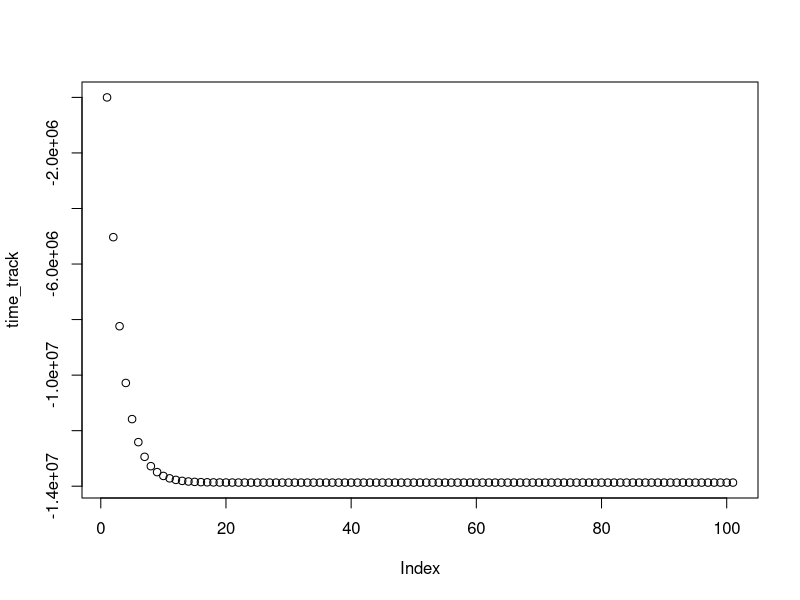

Here is the R script that generated this plot:
# Gavin Medley
# Time Dependent Shuttling Model



#------------------Function Definitions-------------------
  
#==============Metabolic rate dependent on Tb==============
fNet_M <- function(Mp,Eb_p,Tp,P,lam,Tb){

  Net_M <- (Mp-lam*Eb_p) + P*(Tb-Tp)
  
  return(Net_M)
}


#================Operative Environmental Temp============
fTe <- function(Ta,Tr_bar,Qn,H,R){
  
  Te <- (H*Ta + R*Tr_bar + Qn)/(H + R) # operative environmental temp
  
  return(Te)
}


#==========Tb_t evaluates Tb into a timeseries=============
#for the given input conditions new and old 
# which are vectors of values for (Te_prime, Td_prime), (Te, Td)
fTb_t <- function(newTa,oldTa,Tb_0){
  
  #------------------Variable Definitions-------------------
  Tr_bar <- 25 # mean radiative surface temp (deg C)
  eps <- .6 # emissivity of beetle shell (decimal fraction)
  sig <- 5.670e-8 # Stefan-Boltzmann constant (W m^-2 K^-4)
  lam <- 2260000 # J/kg latent heat of vaporization 
  R <- 4*eps*sig*(Tr_bar+273.15)^3 # linearized radiation term (W m^-2)
  H <- 1e-6 # convection coefficient (W m^-2 C^-1)
  Qa <- 37500 # absorbed incoming radiation (W m^-2)
  Qn <- Qa - 3*eps*sig*(Tr_bar + 273.15)^4 - 273.15*R # net radiance (W m^-2)
  K <- .5 # conductance of beetle body (W m^-2 C^-1)
  C <- .6 # Heat capacity of beetle body  (J m^-2 C^-1)
  I <- (K + H + R)/(K*(H + R)) # insulation term (m^2 C W^-1)
  maxt <- 100 # number of timesteps
  
  Mp <- 5.432003 # Metabolic rate at preferred temp (W/m^2)
  Eb_p <- .97975 # Respiration rate at preferred temp
  Er <- 0
  Tp <- 25 # temp at which there is a linear relationship between Tb and Net_M (David's #)
  P <- .2797931 # slope of relationship between Net_M and Tb (W/m^2/degC)
  
  # Calculate terms for Tb equation
  Te_prime <- fTe(newTa,Tr_bar,Qn,H,R)
  Te <- fTe(oldTa,Tr_bar,Qn,H,R)
  
  # Initialize timeseries to fill
  Tb_series <- rep(NA,maxt)
  Tb_series[1] <- Tb_0
  
  # Loop to fill the vector of body temps
  for (t in (1:maxt)){
    # Get Net_M values to calculate Td and Td_prime
    Net_M_prime <- fNet_M(Mp,Eb_p,Tp,P,lam,Tb_series[t])
    Net_M <- fNet_M(Mp,Eb_p,Tp,P,lam,Tb_series[t])
    
    # Calculate Td from the old and new temperatures
    Td_prime <- (Net_M_prime*I - lam*Er*(1/(H+R)))
    Td <- (Net_M*I - lam*Er*(1/(H+R)))
    
    Tb_series[t+1] <- (Te_prime + Td_prime) + ((Te+Td)-(Te_prime+Td_prime))*exp(-t/(I*C))
    #if ((Tb_series(t) < 0) || (Tb_series(t) > 30)){break}
  }
  
  return(Tb_series)
}


time_track <- fTb_t(25,28,30)
plot(time_track)

#--------------------Begin Analysis-----------------------

# # Finds the sum of squares when comparing to our real data
# Sum_of_Squares <- function(){
#   n<-Tb_t()
#   
#   I_d <- n[[2]] - I
#   I_ssd <- sum(I_d^2)
#   R_d <- n[[3]] - R
#   R_ssd <- sum(R_d^2)
#   ssd <- I_ssd + R_ssd
#   
#   return(ssd)
# }
# 
# 
# #real_timeseries <- read.csv(file.choose())
# 
# S_real <- real_timeseries[,1]
# I_real <- real_timeseries[,2]
# R_real <- real_timeseries[,3]
# 
# S0 <- S_real[1]
# I0 <- I_real[1]
# R0 <- R_real[1]
# a <- .000113
# g <- .2207
# maxt <- 39
# 
# # Plot the deterministic generated data
# vect <- SIR(S0,I0,R0,a,g,maxt)
# #windows()
# plot(vect[[1]],col="blue",main="WOOOO!",type="n",xlim=c(0,40),ylim=c(0,100),xlab="Time",ylab="# Individuals")
# points(vect[[1]],col="blue")
# points(vect[[2]],col="red")
# points(vect[[3]],col="green")
# 
# points(S_real,col="grey30")
# points(I_real,col="grey60")
# points(R_real,col="grey90")
# 
# maxt <- 40
# p_best <- NA
# ss_best <- Inf
# 
# #alpha_range <- seq(9e-05,1e-4, by= 1e-04)
# #gamma_range <- seq(.05,.15, by=1e-03)
# #alpha <- 9.534617e-05,gamma=2.158401e-01,ss=248358.9
# alpha_range <- exp(seq(log(1e-08),log(1),length.out=10))
# gamma_range <- exp(seq(log(1e-08),log(1),length.out=10))
# 
# #Initialize Vectors
# n <- length(alpha_range)*length(gamma_range)
# results <- matrix(NA,n,3)
# p_best <- NA
# ss_best <- Inf
# y <- seq(log(.000000001),log(.99),length.out=100)
# 
# #Direct search for SS minimum
# j <-1
# 
# for(alpha in alpha_range){
#   for(gamma in gamma_range){
#     
#     p <- c(alpha,gamma)
#     ss <- SIR_ss(S0,I0,R0,a,g,maxt,S,I,R)
#     results[j,] <- c(alpha,gamma,ss)
#     j <- j+1
#     
#     if(ss < ss_best){
#       ss_best <- ss
#       p_best <- cbind(alpha,gamma)
#     }
#   }
#   print(paste(round(100*j/n),"%",sep=""),quote=FALSE)
# }
# 
# #Print Minimum values found from direct search
# ss_best
# p_best
# 
# #-------Plot sum of squares profiles for direct search-----------------------
# #Figure 2
# windows("Process Error Parameter Profile")
# par(mfrow=c(2,2))
# scale <- 100
# plot(results[,1],results[,3],xlab="alpha =",ylab="Sum of squares",ylim=c(ss_best,ss_best+(scale*ss_best)),col="blue")
# 
# # Look at sum of squares based on 'best' a and g
# sum_squares <- SIR_ss(S0,I0,R0,a,g,maxt,S_real,I_real,R_real)
# sum_squares

